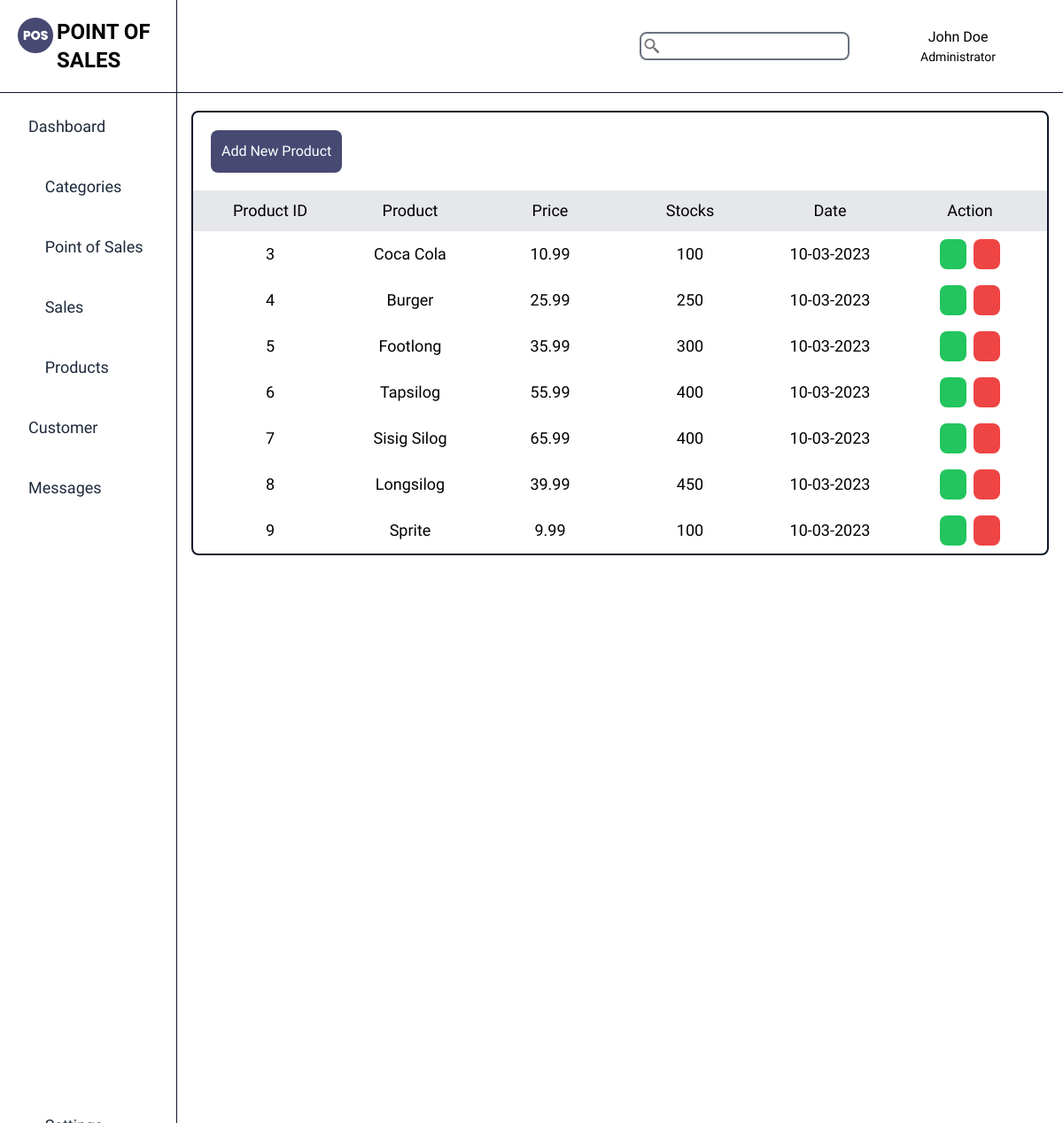
Page /store/my-store/products/ on the committed database.
### dashboard/models.py (models this page shows, shortened)
class Product(models.Model):
    product_name = models.CharField(max_length=100)
    product_slug = models.SlugField(max_length=100, unique=True, null=True, blank=True)
    product_description = models.TextField(max_length=1000, blank=True)
    product_stock = models.IntegerField(blank=True,null=True)
    product_price = models.DecimalField(max_digits=10, decimal_places=2, null=True, blank=True)
    product_image = models.ImageField(upload_to='product_images', blank=True)
    product_category = models.ForeignKey(Category, on_delete=models.CASCADE, null=True)
    product_store = models.ForeignKey(Store, on_delete=models.CASCADE)
    product_created = models.DateTimeField(blank=True,null=True)

### dashboard/views.py (the view)
# urls.py: path("store/<slug:store_slug>/products/", views.product, name="products"),
def product(request, store_slug):
    store = get_object_or_404(Store, store_slug=store_slug)
    products = Product.objects.all()
    context = {
        'store' : store,
        'products' : products
    }
    return render(request, 'core/products.html', context)

### dashboard/templates/core/products.html (shortened to what this page needs)
{% extends 'core/pos_base.html' %}
{% block content %}
<div class="flex flex-col gap-5 items-center py-5 w-5/6 md:w-3/4 lg:w-5/6 overflow-auto scrollbar-hide">
    <div class="w-full flex flex-row gap-5 md:gap-2 lg:gap-5 px-4">
        <div class="w-full  flex flex-col border-2 border-slate-900 rounded-lg">
            <div class="w-full flex items-center justify-between p-5">
                <a href="{% url 'add_product' store_slug=store.store_slug %}"
                    class="p-3 bg-[#474973] text-white rounded-lg">
                    Add New Product
                </a>
            </div>
            <div class="w-full overflow-scroll">
                <table class="w-screen md:w-full md:overflow-hidden">
                    <tr class="w-full bg-gray-200 flex items-center  font-light text-md gap-4 py-2 px-4">
                        <th class="w-full font-normal text-sm md:text-md  lg:text-lg md:w-1/2">Product ID</th>
                        <th class="w-full font-normal text-sm md:text-md  lg:text-lg md:w-1/2">Product</th>
                        <th class="w-full font-normal text-sm md:text-md  lg:text-lg md:w-1/2">Price</th>
                        <th class="w-full font-normal text-sm md:text-md  lg:text-lg md:w-1/2">Stocks</th>
                        <th class="w-full font-normal text-sm md:text-md  lg:text-lg md:w-1/2">Date</th>
                        <th class="w-full font-normal text-sm md:text-md  lg:text-lg md:w-1/2">Action</th>
                    </tr>
                    {% if products %}
                    {% for prd in products %}
                    <tr class="w-full items-center flex font-light text-md gap-4 py-2 text-center px-4">
                        <td class="w-full font-normal text-center text-sm md:text-md lg:text-lg">
                            {{prd.id}}
                        </td>
                        <td class="w-full font-normal text-center text-sm md:text-md lg:text-lg">
                            {{prd.product_name}}
                        </td>
                        <td class="w-full font-normal text-center text-sm md:text-md lg:text-lg">
                            {{prd.product_price}}
                        </td>
                        <td class="w-full font-normal text-center text-sm md:text-md lg:text-lg">
                            {{prd.product_stock}}
                        </td>
                        <td class="w-full font-normal text-center text-sm md:text-md lg:text-lg">
                            {{prd.product_created|date:"d-m-Y"}}
                        </td>
                        <td
                            class="w-full flex flex-row text-center items-center justify-center gap-2 font-normal text-sm md:text-md lg:text-lg">
                            <a href="{% url 'edit_product' store_slug=store.store_slug product_slug=prd.product_slug %}"
                                class="flex items-center gap-1 py-3 px-4 md:py-2 md:px-2 bg-green-500 rounded-lg text-white"><i
                                    class="fa-solid fa-pen-to-square"></i><span class="hidden xl:block">Edit</span></a>
                            <a href="{% url 'delete_product' store_slug=store.store_slug product_slug=prd.product_slug %}"
                                class="flex items-center gap-1 py-3 px-4 md:py-2 md:px-2 bg-red-500 rounded-lg text-white"><i
                                    class="fa-solid fa-trash"></i><span class="hidden xl:block">Delete</span></a>
                        </td>
                    </tr>
                    {% endfor %}
                    {% else %}
                    <tr class="w-full items-center flex font-light text-md gap-4 py-2 text-center px-4">
                        <td class="font-normal text-sm md:text-md lg:text-lg">
                            No available data
                        </td>
                    </tr>
                    {% endif %}
                </table>
            </div>
        </div>
    </div>
</div>
{% endblock %}

### dashboard/templates/core/pos_base.html (shortened to what this page needs)
{% load static %}
<!DOCTYPE html>
<html lang="en" class="font-lexend">
<head>
    <link href="https://unpkg.com/tailwindcss@^2/dist/tailwind.min.css" rel="stylesheet" />
    <script src="https://cdn.tailwindcss.com?plugins=forms,typography,aspect-ratio,line-clamp"></script>
<body>
    <div class="flex flex-col max-w-screen ">
        {% include 'navbar.html' %}
        <div class="flex h-screen">
            {% include 'core/pos_sidebar.html' %}
            {% block content %}
            {% endblock %}
        </div>
    </div>
</body>
</html>

### dashboard/templates/navbar.html (shortened to what this page needs)
{% load static %}
<div class="w-full flex flex-row justify-between border-b-[1px] border-slate-900 items-center">
    <div class="flex py-5 items-center border-r-[1px] border-slate-900 px-5 w-1/6 md:w-1/4 lg:w-1/6">
        <div id="logo" class="w-10 h-10 m-auto lg:m-0 lg:w-16 lg:h-16">
            <img src="{% static 'images/Logo.png' %}" alt="">
        </div>
        <h1 class="hidden md:block font-semibold ml-2 lg:ml-1 lg:text-2xl">POINT OF SALES</h1>
    </div>
    <div class="flex items-center justify-between gap-5 md:gap-[5rem] pr-5">
        <form action="" class="relative">
            <input type="search" name="" id="" class="px-2 py-1 rounded-lg text-sm pl-8 border-2">
            <div class="w-5 h-5 absolute top-[6px] left-1">
                <img src="{% static 'icons/Search.png' %}" alt="">
            </div>
        </form>
        <div id="admin" class="flex items-center gap-4">
            <div class="hidden md:flex md:flex-col md:items-center">
                <h1 class="text-md font-medium">John Doe</h1>
                <p class="text-sm font-regular">Administrator</p>
            </div>
            <div class="w-10 h-10 cursor-pointer">
            </div>
        </div>
    </div>
</div>

### dashboard/templates/core/pos_sidebar.html (shortened to what this page needs)
{% load static %}
<div class="w-1/6 md:w-1/4 lg:w-1/6 h-screen border-r-[1px] border-slate-900">
    <ul class="h-full pb-5 flex flex-col justify-between gap-2 mt-3 items-center text-slate-800 md:items-start">
        <div class="flex flex-col items-center md:items-start gap-4">
            <li>
                <a href="{% url 'pos_dashboard' store_slug=store.store_slug %}"
                    class="flex py-3 px-5 gap-3 items-center text-slate-800 ">
                    <h1 class="hidden md:block text-lg font-medium">Dashboard</h1>
                </a>
            </li>
            <li>
                <a href="{% url 'categories' store_slug=store.store_slug %}"
                    class="flex py-3 px-5 gap-3 items-center text-slate-800 ">
                    <i class="fa-solid fa-list-ul  text-2xl"></i>
                    <h1 class="hidden md:block text-lg font-medium">Categories</h1>
                </a>
            </li>
            <li>
                <a href="{% url 'point_of_sales' store_slug=store.store_slug %}"
                    class="flex py-3 px-5 gap-3 items-center text-slate-800">
                    <i class="fa-solid fa-chart-line  text-2xl"></i>
                    <h1 class="hidden md:block text-lg font-medium">Point of Sales</h1>
                </a>
            </li>
            <li>
                <a href="{% url 'sales' store_slug=store.store_slug %}"
                    class="flex py-3 px-5 gap-3 items-center text-slate-800">
                    <i class="fa-solid fa-coins  text-2xl"></i>
                    <h1 class="hidden md:block text-lg font-medium">Sales</h1>
                </a>
            </li>
            <li>
                <a href="{% url 'products' store_slug=store.store_slug %}"
                    class="flex py-3 px-5 gap-3 items-center text-slate-800">
                    <i class="fa-solid fa-bag-shopping  text-2xl"></i>
                    <h1 class="hidden md:block text-lg font-medium">Products</h1>
                </a>
            </li>
            <li>
                <a href="{% url 'customers' store_slug=store.store_slug %}"
                    class="flex py-3 px-5 gap-3 items-center text-slate-800">
                    <h1 class="hidden md:block text-lg font-medium">Customer</h1>
                </a>
            </li>
            <li>
                <a href="{% url 'messages' store_slug=store.store_slug %}"
                    class="flex py-3 px-5 gap-3 items-center text-slate-800">
                    <h1 class="hidden md:block text-lg font-medium">Messages</h1>
                </a>
            </li>
        </div>
        <div class="flex flex-col items-center gap-4 md:items-start">
            <li>
                <a href="{% url 'settings' %}" class="flex py-3 px-5 gap-3 items-center text-slate-800">
                    <i class="fa-solid fa-gear text-2xl"></i>
                    <h1 class="hidden md:block text-lg font-medium">Settings</h1>
                </a>
            </li>
        </div>
    </ul>
</div>

### dashboard/templates/core/products.html (style rules this page uses)
.scrollbar-hide { -ms-overflow-style: none; scrollbar-width: none; }

### rows in the picture
Product: id "3", product_name "Coca Cola", product_price "10.99", product_stock "100", product_created "10-03-2023"
Product: id "4", product_name "Burger", product_price "25.99", product_stock "250", product_created "10-03-2023"
Product: id "5", product_name "Footlong", product_price "35.99", product_stock "300", product_created "10-03-2023"
Product: id "6", product_name "Tapsilog", product_price "55.99", product_stock "400", product_created "10-03-2023"
Product: id "7", product_name "Sisig Silog", product_price "65.99", product_stock "400", product_created "10-03-2023"
Product: id "8", product_name "Longsilog", product_price "39.99", product_stock "450", product_created "10-03-2023"
Product: id "9", product_name "Sprite", product_price "9.99", product_stock "100", product_created "10-03-2023"
